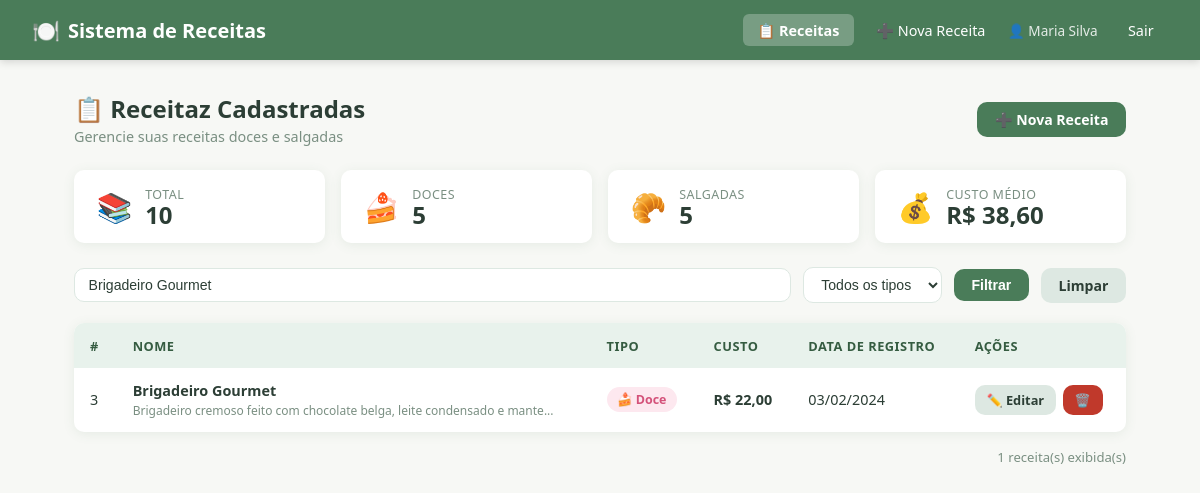
/index.php?busca=Brigadeiro Gourmet (signed in), run on the app's committed database.
### tables this page shows
CREATE TABLE IF NOT EXISTS receita (
    id INT AUTO_INCREMENT PRIMARY KEY,
    nome VARCHAR(150) NOT NULL,
    descricao TEXT,
    data_registro DATE NOT NULL,
    custo DECIMAL(10,2) NOT NULL DEFAULT 0.00,
    tipo_receita ENUM('doce', 'salgada') NOT NULL,
    criado_em TIMESTAMP DEFAULT CURRENT_TIMESTAMP
);

### includes/auth.php (called while the page is built, shortened)
<?php
function nomeUsuario() {
    return $_SESSION['usuario_nome'] ?? 'Usuário';
}
?>

### index.php (the view, shortened to what this page needs)
<?php
require_once 'includes/auth.php';
$conn = conectar();
$busca = trim($_GET['busca'] ?? '');
$tipo  = $_GET['tipo'] ?? '';
$where = "WHERE 1=1";
$params = [];
$types  = '';
if ($busca) {
    $where   .= " AND (nome LIKE ? OR descricao LIKE ?)";
    $like     = "%$busca%";
    $params[] = $like;
    $params[] = $like;
    $types   .= 'ss';
}
$sql  = "SELECT * FROM receita $where ORDER BY data_registro DESC";
$stmt = $conn->prepare($sql);
if ($params) {
    $stmt->bind_param($types, ...$params);
}
$stmt->execute();
$receitas = $stmt->get_result()->fetch_all(MYSQLI_ASSOC);
$stats = $conn->query("SELECT
    COUNT(*) AS total,
    SUM(tipo_receita='doce')    AS doces,
    SUM(tipo_receita='salgada') AS salgadas,
    AVG(custo) AS custo_medio
    FROM receita")->fetch_assoc();
?>
<!DOCTYPE html>
<html lang="pt-BR">
<head>
    <link rel="stylesheet" href="assets/css/style.css">
</head>
<body>
<nav class="navbar">
    <a href="index.php" class="brand"><span>🍽️</span> Sistema de Receitas</a>
    <div class="nav-links">
        <a href="index.php" class="active">📋 Receitas</a>
        <a href="receita_form.php">➕ Nova Receita</a>
        <span class="user-info">👤 <?= htmlspecialchars(nomeUsuario()) ?></span>
        <a href="logout.php">Sair</a>
    </div>
</nav>
<div class="container">
    <div class="page-header">
        <div>
            <h1>📋 Receitaz Cadastradas</h1>
            <p>Gerencie suas receitas doces e salgadas</p>
        </div>
        <a href="receita_form.php" class="btn btn-primary">➕ Nova Receita</a>
    </div>
    <div class="stats-bar">
        <div class="stat-card">
            <div class="stat-icon">📚</div>
            <div>
                <div class="stat-label">Total</div>
                <div class="stat-value"><?= $stats['total'] ?></div>
            </div>
        </div>
        <div class="stat-card">
            <div class="stat-icon">🍰</div>
            <div>
                <div class="stat-label">Doces</div>
                <div class="stat-value"><?= $stats['doces'] ?></div>
            </div>
        </div>
        <div class="stat-card">
            <div class="stat-icon">🥐</div>
            <div>
                <div class="stat-label">Salgadas</div>
                <div class="stat-value"><?= $stats['salgadas'] ?></div>
            </div>
        </div>
        <div class="stat-card">
            <div class="stat-icon">💰</div>
            <div>
                <div class="stat-label">Custo Médio</div>
                <div class="stat-value">R$ <?= number_format($stats['custo_medio'] ?? 0, 2, ',', '.') ?></div>
            </div>
        </div>
    </div>
    <form method="GET" action="index.php">
        <div class="filters">
            <input type="text" name="busca" placeholder="🔍 Buscar por nome ou descrição..."
                   value="<?= htmlspecialchars($busca) ?>">
            <select name="tipo">
                <option value="">Todos os tipos</option>
            </select>
            <button type="submit" class="btn btn-primary">Filtrar</button>
            <?php if ($busca || $tipo): ?>
                <a href="index.php" class="btn btn-secondary">Limpar</a>
            <?php endif; ?>
        </div>
    </form>
    <div class="card">
        <?php if (empty($receitas)): ?>
            <div class="empty-state">
                <div class="icon">🍽️</div>
                <p>Nenhuma receita encontrada.</p>
            </div>
        <?php else: ?>
        <table>
            <thead>
                <tr>
                    <th>#</th>
                    <th>Nome</th>
                    <th>Tipo</th>
                    <th>Custo</th>
                    <th>Data de Registro</th>
                    <th>Ações</th>
                </tr>
            </thead>
            <tbody>
                <?php foreach ($receitas as $r): ?>
                <tr>
                    <td><?= $r['id'] ?></td>
                    <td>
                        <strong><?= htmlspecialchars($r['nome']) ?></strong>
                        <?php if ($r['descricao']): ?>
                            <br><small style="color:var(--text-muted)"><?= htmlspecialchars(mb_substr($r['descricao'], 0, 70)) ?>...</small>
                        <?php endif; ?>
                    </td>
                    <td>
                        <?php if ($r['tipo_receita'] === 'doce'): ?>
                            <span class="badge badge-doce">🍰 Doce</span>
                        <?php else: ?>
                            <span class="badge badge-salgada">🥐 Salgada</span>
                        <?php endif; ?>
                    </td>
                    <td><strong>R$ <?= number_format($r['custo'], 2, ',', '.') ?></strong></td>
                    <td><?= date('d/m/Y', strtotime($r['data_registro'])) ?></td>
                    <td>
                        <div class="td-actions">
                            <a href="receita_form.php?id=<?= $r['id'] ?>" class="btn btn-secondary btn-sm">✏️ Editar</a>
                            <a href="receita_excluir.php?id=<?= $r['id'] ?>" class="btn btn-danger btn-sm"
                               onclick="return confirm('Excluir a receita \'<?= htmlspecialchars(addslashes($r['nome'])) ?>\'?')">🗑️</a>
                        </div>
                    </td>
                </tr>
                <?php endforeach; ?>
            </tbody>
        </table>
        <?php endif; ?>
    </div>
    <p style="margin-top:1rem; font-size:0.82rem; color:var(--text-muted); text-align:right;">
        <?= count($receitas) ?> receita(s) exibida(s)
    </p>
</div>
</body>
</html>

### assets/css/style.css (style rules this page uses)
* { box-sizing: border-box; margin: 0; padding: 0; }
:root { --primary: #4A7C59; --primary-dk: #355c41; --primary-lt: #e8f2ec; --accent: #E07B39; --bg: #F7F8F5; --card: #FFFFFF; --text: #2c3e35; --text-muted: #7a8f82; --border: #dde8e2; --danger: #c0392b; --danger-lt: #fdf0ef; --sweet: #d4527a; --sweet-lt: #fde8ef; --savory: #3a7bbf; --savory-lt: #e8f1fb; --shadow: 0 2px 12px rgba(74,124,89,0.10); --radius: 10px; }
body { font-family: 'Segoe UI', Tahoma, Geneva, Verdana, sans-serif; background: var(--bg); color: var(--text); min-height: 100vh; }
.navbar { background: var(--primary); color: #fff; padding: 0 2rem; display: flex; align-items: center; justify-content: space-between; height: 60px; box-shadow: 0 2px 8px rgba(0,0,0,0.15); }
.navbar .brand { font-size: 1.25rem; font-weight: 700; display: flex; align-items: center; gap: 0.5rem; color: #fff; text-decoration: none; }
.navbar .brand span { font-size: 1.4rem; }
.navbar .nav-links { display: flex; align-items: center; gap: 0.5rem; }
.navbar .nav-links a, .navbar .nav-links button { color: #fff; text-decoration: none; padding: 0.4rem 0.9rem; border-radius: 6px; font-size: 0.9rem; border: none; background: transparent; cursor: pointer; transition: background .2s; }
.navbar .nav-links a.active { background: rgba(255,255,255,.25); font-weight: 600; }
.navbar .user-info { font-size: 0.85rem; opacity: .85; margin-right: 0.5rem; }
.container { max-width: 1100px; margin: 0 auto; padding: 2rem 1.5rem; }
.page-header { display: flex; align-items: center; justify-content: space-between; margin-bottom: 1.5rem; flex-wrap: wrap; gap: 1rem; }
.page-header h1 { font-size: 1.5rem; font-weight: 700; color: var(--text); }
.page-header p { color: var(--text-muted); font-size: 0.9rem; margin-top: 2px; }
.btn { display: inline-flex; align-items: center; gap: 0.4rem; padding: 0.5rem 1.1rem; border-radius: var(--radius); font-size: 0.88rem; font-weight: 600; border: none; cursor: pointer; text-decoration: none; transition: filter .2s, transform .1s; }
.btn-primary { background: var(--primary); color: #fff; }
.btn-danger { background: var(--danger); color: #fff; }
.btn-secondary { background: var(--border); color: var(--text); }
.btn-sm { padding: 0.35rem 0.75rem; font-size: 0.8rem; }
.card { background: var(--card); border-radius: var(--radius); box-shadow: var(--shadow); overflow: hidden; }
table { width: 100%; border-collapse: collapse; font-size: 0.9rem; }
thead th { background: var(--primary-lt); color: var(--primary-dk); font-weight: 700; padding: 0.85rem 1rem; text-align: left; font-size: 0.8rem; text-transform: uppercase; letter-spacing: .04em; }
tbody tr { border-bottom: 1px solid var(--border); transition: background .15s; }
tbody tr:last-child { border-bottom: none; }
tbody td { padding: 0.8rem 1rem; vertical-align: middle; }
.td-actions { display: flex; gap: 0.4rem; }
.badge { display: inline-flex; align-items: center; gap: 0.3rem; padding: 0.25rem 0.65rem; border-radius: 20px; font-size: 0.78rem; font-weight: 600; }
.badge-doce { background: var(--sweet-lt); color: var(--sweet); }
.stats-bar { display: flex; gap: 1rem; margin-bottom: 1.5rem; flex-wrap: wrap; }
.stat-card { background: var(--card); border-radius: var(--radius); padding: 1rem 1.4rem; box-shadow: var(--shadow); display: flex; align-items: center; gap: 0.8rem; flex: 1; min-width: 160px; }
.stat-icon { font-size: 1.8rem; }
.stat-label { font-size: 0.78rem; color: var(--text-muted); text-transform: uppercase; letter-spacing:.04em; }
.stat-value { font-size: 1.5rem; font-weight: 700; color: var(--text); line-height:1; }
.filters { display: flex; gap: 0.75rem; margin-bottom: 1.25rem; flex-wrap: wrap; align-items: center; }
.filters input, .filters select { padding: 0.5rem 0.85rem; border: 1.5px solid var(--border); border-radius: var(--radius); font-size: 0.88rem; color: var(--text); background: var(--card); outline: none; transition: border-color .2s; }
.filters input { flex: 1; min-width: 200px; }

### data on the page
receita: id "3", nome "Brigadeiro Gourmet", descricao "Brigadeiro cremoso feito com chocolate belga, leite condensado e mante", tipo_receita "🍰 Doce", custo "22,00", data_registro "03/02/2024"

### other printed values
nomeUsuario() "Maria Silva"
$stats['total'] "10"
$stats['doces'] "5"
$stats['salgadas'] "5"
$stats['custo_medio'] "38,60"
count($receitas) "1"
